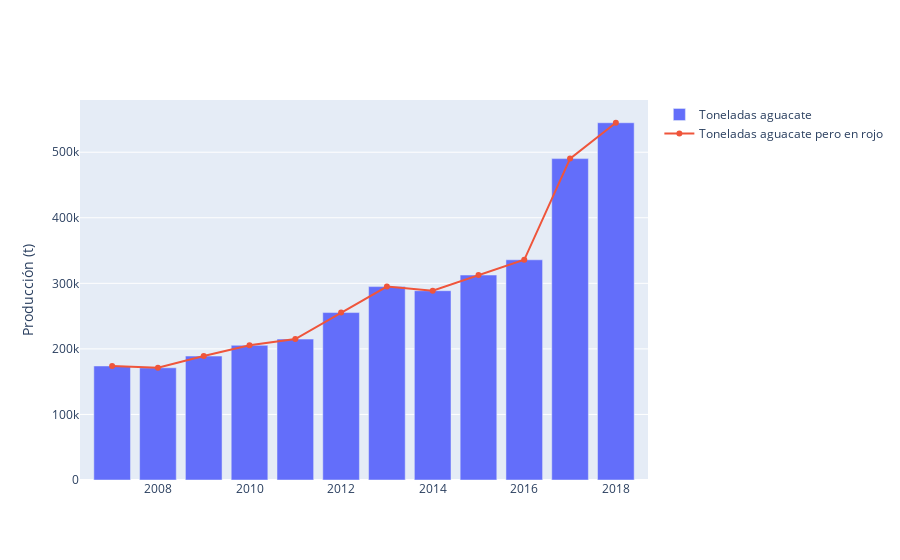

Here is the notebook cell this chart was saved with:
### Code cell
fig = go.Figure(
    data=[
        go.Bar(name='Toneladas aguacate', x=df["AÑO"], y=df["Producción (t)"], yaxis='y', offsetgroup=1),
        go.Scatter(name="Toneladas aguacate pero en rojo",x=df["AÑO"],y=df["Producción (t)"])
    ],
    layout={
        'yaxis': {'title': 'Producción (t)'},
        'yaxis': {'title': 'Producción (t)'},
    }
)

# Change the bar mode
fig.update_layout(barmode='group')
fig.show()

### Figure 1 — Plotly figure (JSON) as saved in the notebook; plotly's stock layout.template omitted (floating-point values rounded to 4 significant figures)
{"data": [{"name": "Toneladas aguacate", "offsetgroup": "1", "type": "bar", "x": [2007, 2008, 2009, 2010, 2011, 2012, 2013, 2014, 2015, 2016, 2017, 2018], "y": [173938, 171159, 189037, 205452, 214927, 255395, 295008, 288746, 312623, 335882, 490241, 544948], "yaxis": "y"}, {"name": "Toneladas aguacate pero en rojo", "type": "scatter", "x": [2007, 2008, 2009, 2010, 2011, 2012, 2013, 2014, 2015, 2016, 2017, 2018], "y": [173938, 171159, 189037, 205452, 214927, 255395, 295008, 288746, 312623, 335882, 490241, 544948]}], "layout": {"barmode": "group", "yaxis": {"title": {"text": "Producción (t)"}}}}
